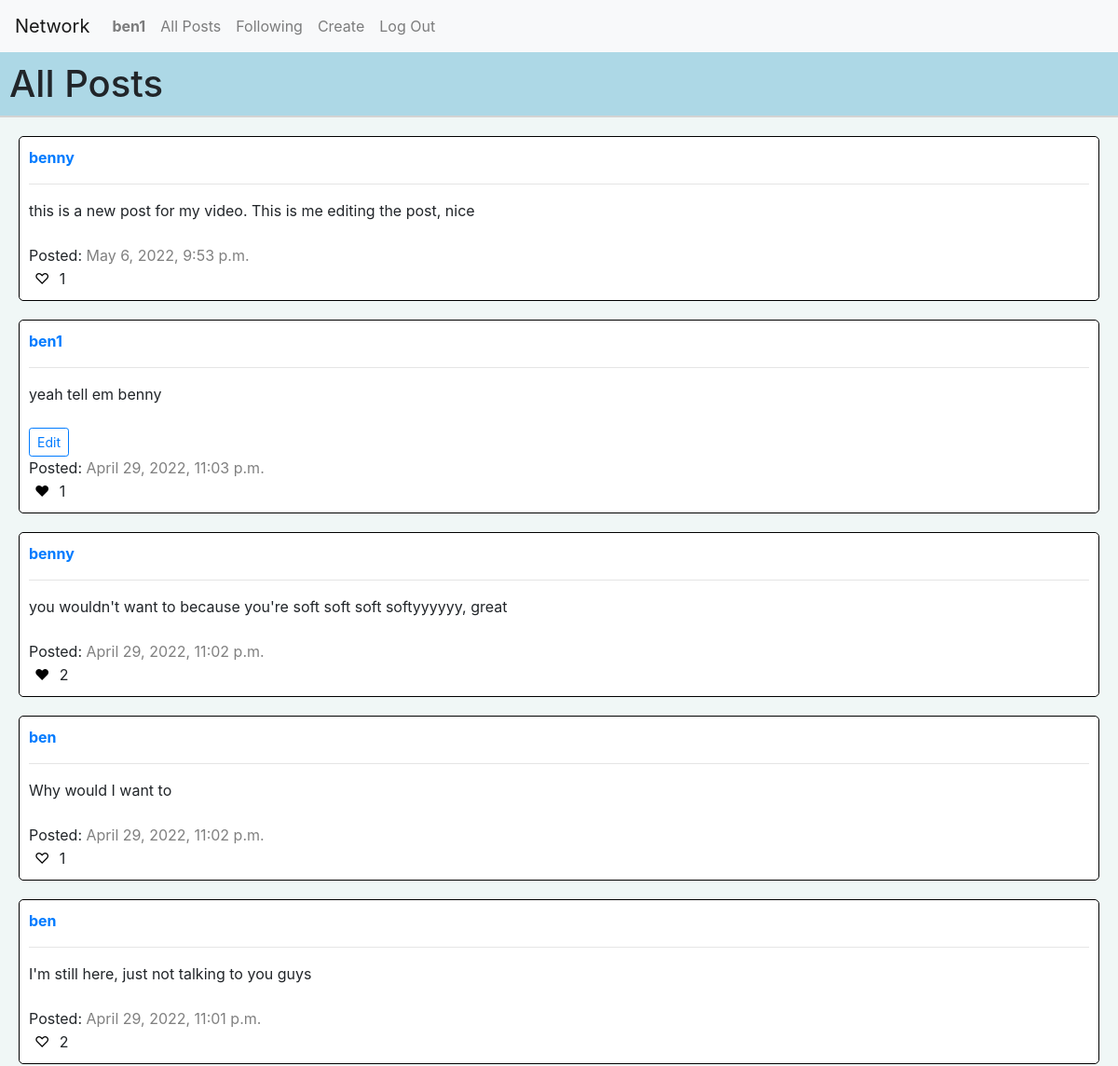
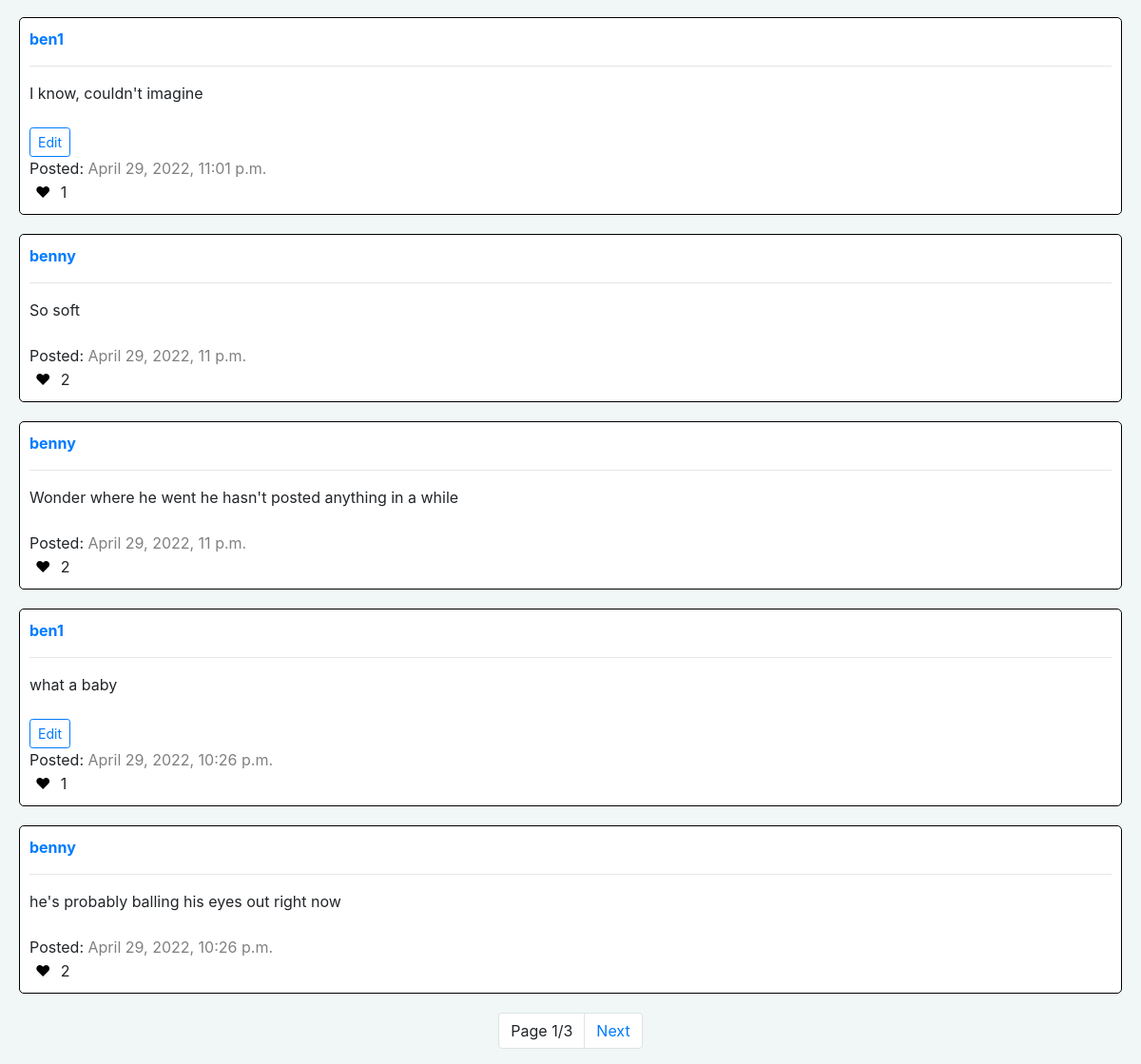
The app's page / (signed in) with its own data (2 pictures, top to bottom).
### network/models.py (models this page shows)
class User(AbstractUser):
    followers = models.PositiveIntegerField(default=0)
    following = models.PositiveIntegerField(default=0)

class Post(models.Model):
    user = models.ForeignKey(User, on_delete=models.CASCADE, related_name="userPosts")
    content = models.CharField(max_length=1000)
    timestamp = models.DateTimeField()
    likes = models.PositiveIntegerField(default=0)

### network/views.py (the view)
# urls.py: path("", views.index, name="index"),
def index(request):
    page = paginator(Post.objects.all().order_by("-timestamp").all(), request)
    return render(request, "network/index.html", {
        "posts": page,      # Page of at most 10 posts
        "liked": get_user_likes(request)        # List of ids of posts that user liked
    })

### network/views.py (called while the page is built)
def get_user_likes(request):
    likes = []
    try:
        userLiked = User.objects.get(username=request.user).userLikedPosts.all()        # Get all Like objects where user is liker
        for like in userLiked:
            likes.append(like.post.id)          # Make list of ids
    except User.DoesNotExist:
        pass
    return likes

def paginator(posts, request):
    paginated = Paginator(posts, 10)
    pageNumber = request.GET.get("page")
    page = paginated.get_page(pageNumber)
    return page

### network/templates/network/index.html (shortened to what this page needs)
{% extends "network/layout.html" %}
{% load static %}
{% block body %}
{% if not following %}
<h1 class="page-header headers">All Posts</h1>
{% else %}
<h1 class="page-header headers">Followed Posts</h1>
{% endif %}
<div>
    {% for post in posts %}
    <div class="small-container">
        <a href="{% url 'profile' post.user.username %}"><b>{{ post.user.username }}</b></a>
        <hr>
        <span id="{{ post.id }}">{{ post.content }}</span>
        <br>
        <br>
        {% if user.username == post.user.username %}
        <button class="btn btn-sm btn-outline-primary" name="edit" value="{{ post.id }}">Edit</button>
        <br>
        {% endif %}
        <span>Posted: </span><span id="timestamp">{{ post.timestamp }}</span>
        <br>
        <button class="like" {% if user.is_authenticated %} name="like" {% endif %} value="{{ post.id }}">{% if post.id in liked %}❤{% else %}♡{% endif %}</button>
        <span id="like {{ post.id }}">{{ post.likes }}</span>
    </div>
    {% empty %}
    <h2 style="margin: 20px;">No posts to view.</h2>
    {% endfor %}
</div>
<nav aria-label="page-nav" id="pagination-nav">
    <div id="pagination">
        <ul class="pagination">
            <li class="page-item"><a class="page-link">{% if posts.paginator.num_pages %} Page {{ posts.number }}/{{ posts.paginator.num_pages }} {% else %} Page 1/1 {% endif %}</a></li>
            {% if posts.has_next %}
            <li class="page-item"><a class="page-link" href="?page={{ posts.next_page_number }}">Next</a></li>
            {% endif %}
        </ul>
    </div>
</nav>
{% endblock %}

### network/templates/network/layout.html (shortened to what this page needs)
{% load static %}
<!DOCTYPE html>
<html lang="en">
    <head>
        <link rel="stylesheet" href="https://stackpath.bootstrapcdn.com/bootstrap/4.4.1/css/bootstrap.min.css">
        <link href="{% static 'network/styles.css' %}" rel="stylesheet">
    </head>
    <body>
        <nav class="navbar navbar-expand-lg navbar-light bg-light">
            <a class="navbar-brand" href="{% url 'index' %}">Network</a>
            <div>
              <ul class="navbar-nav mr-auto">
                {% if user.is_authenticated %}
                    <li class="nav-item">
                        <a class="nav-link" href="{% url 'profile' user.username %}"><strong>{{ user.username }}</strong></a>
                    </li>
                {% endif %}
                <li class="nav-item">
                  <a class="nav-link" href="{% url 'index' %}">All Posts</a>
                </li>
                {% if user.is_authenticated %}
                    <li class="nav-item">
                        <a class="nav-link" href="{% url 'following' %}">Following</a>
                    </li>
                    <li class="nav-item">
                        <a class="nav-link" href="{% url 'new' %}">Create</a>
                    </li>
                    <li class="nav-item">
                        <a class="nav-link" href="{% url 'logout' %}">Log Out</a>
                    </li>
                {% endif %}
              </ul>
            </div>
          </nav>
        <div class="body">
            {% block body %}
            {% endblock %}
        </div>
    </body>
</html>

### network/static/network/styles.css (style rules this page uses)
html { background-color: #f0f7f6; }
body { background-color: #f0f7f6; }
.headers { border-bottom: 2px solid lightgray; }
.page-header { padding: 10px; background-color: lightblue; }
.small-container { border: 1px solid black; background-color: white; border-radius: 5px; padding: 10px; margin: 20px; }
.like { background-color: white; border: none; }
#timestamp { color: gray; }
#pagination { float: left; padding: 0; line-height: inherit; }
#pagination-nav { display: flex; justify-content: center; z-index: 2; }

### records on screen
User: username "ben1"
Post: user.username "benny", content "this is a new post for my video. This is me editing the post, nice", timestamp "May 6, 2022, 9:53 p.m.", {{ post.id }} 23 (drawn), likes "1"
Post: user.username "ben1", content "yeah tell em benny", {{ post.id }} 22 (drawn), timestamp "April 29, 2022, 11:03 p.m.", likes "1"
Post: user.username "benny", content "you wouldn't want to because you're soft soft soft softyyyyyy, great", timestamp "April 29, 2022, 11:02 p.m.", {{ post.id }} 21 (drawn), likes "2"
Post: user.username "ben", content "Why would I want to", timestamp "April 29, 2022, 11:02 p.m.", {{ post.id }} 20 (drawn), likes "1"
Post: user.username "ben", content "I'm still here, just not talking to you guys", timestamp "April 29, 2022, 11:01 p.m.", {{ post.id }} 19 (drawn), likes "2"
Post: user.username "ben1", content "I know, couldn't imagine", {{ post.id }} 18 (drawn), timestamp "April 29, 2022, 11:01 p.m.", likes "1"
Post: user.username "benny", content "So soft", timestamp "April 29, 2022, 11 p.m.", {{ post.id }} 17 (drawn), likes "2"
Post: user.username "benny", content "Wonder where he went he hasn't posted anything in a while", timestamp "April 29, 2022, 11 p.m.", {{ post.id }} 16 (drawn), likes "2"
Post: user.username "ben1", content "what a baby", {{ post.id }} 15 (drawn), timestamp "April 29, 2022, 10:26 p.m.", likes "1"
Post: user.username "benny", content "he's probably balling his eyes out right now", timestamp "April 29, 2022, 10:26 p.m.", {{ post.id }} 14 (drawn), likes "2"

### other values on screen
{{ posts.number }} "1"
{{ posts.paginator.num_pages }} "3"
